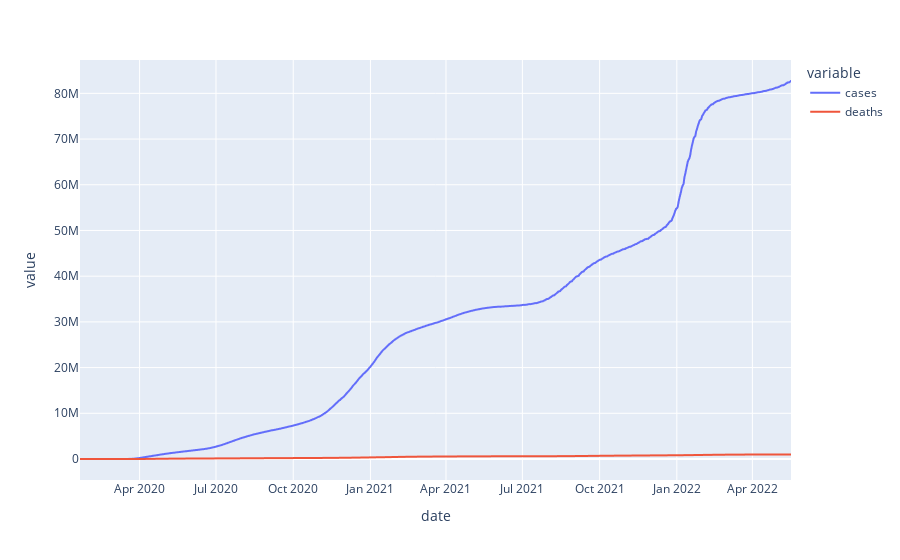

This figure's notebook cell:
### Markdown cell above
#### US level

### Code cell
px.line(us, x="date", y=["cases", "deaths"], height=400)

### Figure 1 — Plotly figure (JSON) as saved in the notebook; plotly's stock layout.template omitted (floating-point values rounded to 4 significant figures; data arrays with more than 128 entries replaced by an {"elided": "..."} marker saying what was removed)
{"data": [{"hovertemplate": "variable=cases<br>date=%{x}<br>value=%{y}<extra></extra>", "legendgroup": "cases", "line": {"color": "#636efa", "dash": "solid"}, "marker": {"symbol": "circle"}, "mode": "lines", "name": "cases", "showlegend": true, "type": "scattergl", "x": {"elided": "848 str values"}, "xaxis": "x", "y": {"elided": "848 int values"}, "yaxis": "y"}, {"hovertemplate": "variable=deaths<br>date=%{x}<br>value=%{y}<extra></extra>", "legendgroup": "deaths", "line": {"color": "#EF553B", "dash": "solid"}, "marker": {"symbol": "circle"}, "mode": "lines", "name": "deaths", "showlegend": true, "type": "scattergl", "x": {"elided": "848 str values"}, "xaxis": "x", "y": {"elided": "848 int values"}, "yaxis": "y"}], "layout": {"autosize": true, "legend": {"title": {"text": "variable"}, "tracegroupgap": 0}, "margin": {"t": 60}, "xaxis": {"anchor": "y", "autorange": true, "domain": [0, 1], "range": ["2020-01-21", "2022-05-17"], "title": {"text": "date"}, "type": "date"}, "yaxis": {"anchor": "x", "autorange": true, "domain": [0, 1], "range": [-4595000.0, 87300000.0], "title": {"text": "value"}, "type": "linear"}}}
